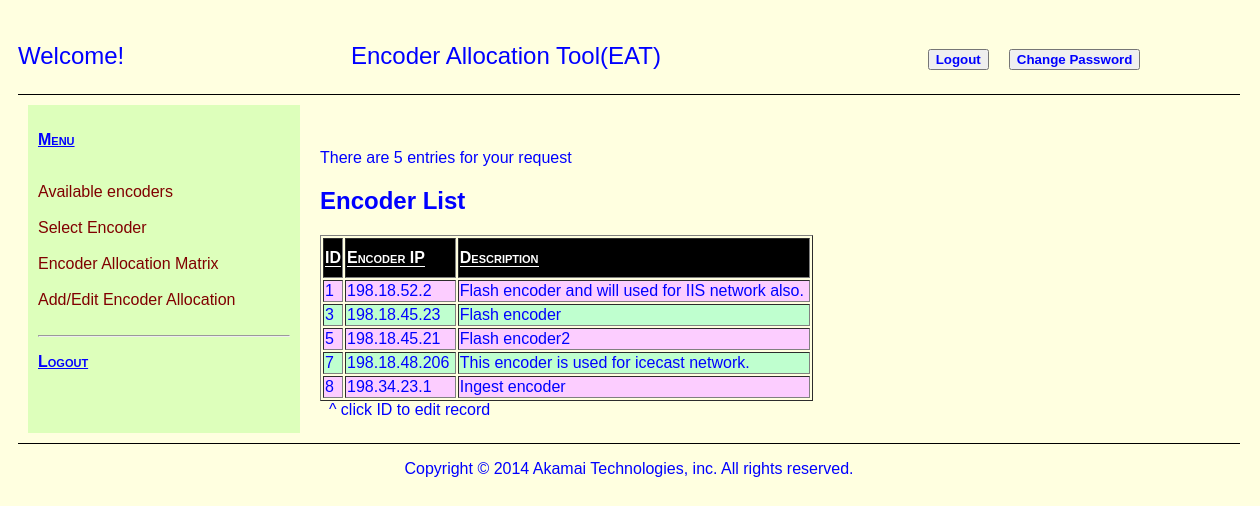
Screenshot of /index.php?content=availableEncoders (signed in) with the database file from the repository.
### tables this page shows
CREATE TABLE IF NOT EXISTS `eEncoder` (
`ID` int(11) NOT NULL,
  `encoderIP` bigint(11) NOT NULL,
  `encoderInfo` varchar(1000) NOT NULL
);

### includes/encodersList.php (the view, shortened to what this page needs)
<?php
$thisScriptName = 'index.php?content=availableEncoders';
$orderClause = $_GET["orderClause"];
if (!isset($orderClause)) {$orderClause = "ID"; }
	$tCompany_SQLselect = "SELECT * ";
	$tCompany_SQLselect .= "FROM ";
	$tCompany_SQLselect .= "eEncoder ";
	$tCompany_SQLselect .= "ORDER BY ";
	$tCompany_SQLselect .= "eEncoder.".$orderClause;
	$tCompany_SQLselect_Query = mysql_query($tCompany_SQLselect);
	$num_rows = mysql_num_rows($tCompany_SQLselect_Query);
	echo '<p> There are '.$num_rows.'&nbsp;entries for your request';
$header_ID = '<a href="'.$thisScriptName.'&orderClause=ID"><span class="tableHeader">ID</span></a>';
$header_EncoderIP = '<a href="'.$thisScriptName.'&orderClause=encoderIP"><span class="tableHeader">Encoder IP</span></a>';
$header_EncoderInfo = '<a href="'.$thisScriptName.'&orderClause=encoderInfo"><span class="tableHeader">Description</span></a>';
	echo '<h2>Encoder List</h2>';
	echo '<table border="1">';
		echo '<tr class="tableHeader" height="40px">';
			echo '<td>'.$header_ID.'</td>';
			echo '<td>'.$header_EncoderIP.'</td>';
			echo '<td>'.$header_EncoderInfo.'</td>';
		echo '</tr>';
		$indx = 0;
		while ($row = mysql_fetch_array($tCompany_SQLselect_Query, MYSQL_ASSOC)) {
			$ID = $row['ID'];
			$encoderIP = long2ip($row['encoderIP']);
			$encoderInfo = $row['encoderInfo'];
			$linkToList = '<a href="index.php?content=listSelectedAllocation&encoderID='.$ID.'">'.$ID.'</a>';
			if (($indx % 2) == 1) {$rowClass = 'class="trOdd"'; } else { $rowClass = 'class="trEven"'; }
			echo '<tr '.$rowClass.'>';
				echo '<td>'.$linkToList.'&nbsp;</td>';
				echo '<td>'.$encoderIP.'&nbsp;</td>';
				echo '<td>'.$encoderInfo.'&nbsp;</td>';
			echo '</tr>';
	  		$indx++;
		}
	echo '</table>';
	echo ' &nbsp;&nbsp;^ click ID to edit record';
?>

### css/encoder_style.css (style rules this page uses)
body { font-family: arial, helvetica, sans-serif; color:#0000FF; text-decoration: none; background-color: lightyellow; }
a { color:#0000FF; text-decoration: none; }
a .tableHeader { background-color: #000000; color: white; font-weight: bold; border-bottom:1px solid; }
.trOdd { background-color: #BFFFCF; }
.trEven { background-color: #FCCDFF; }
.tableHeader { background-color: #000000; color: white; font-variant: small-caps; }

### rows the page displays
eencoder: ID "1", encoderIP "198.18.52.2", encoderInfo "Flash encoder and will used for IIS network also."
eencoder: ID "3", encoderIP "198.18.45.23", encoderInfo "Flash encoder"
eencoder: ID "5", encoderIP "198.18.45.21", encoderInfo "Flash encoder2"
eencoder: ID "7", encoderIP "198.18.48.206", encoderInfo "This encoder is used for icecast network."
eencoder: ID "8", encoderIP "198.34.23.1", encoderInfo "Ingest encoder"

### other values shown
$num_rows "5"
